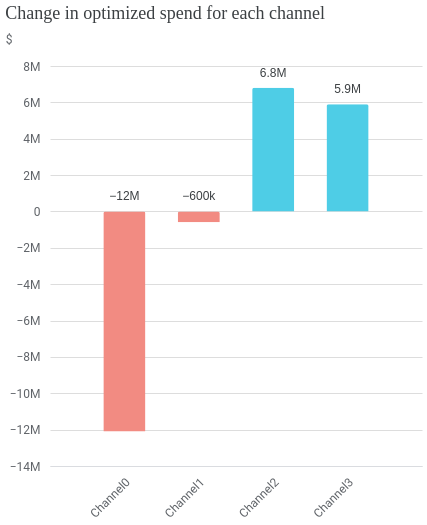

Notebook cell for this chart:
### Code cell
optimization_results.plot_spend_delta()

### Figure 1 — Vega-Lite specification as saved in the notebook (floating-point values rounded to 4 significant figures)
{"config": {"view": {"continuousWidth": 300, "continuousHeight": 300, "stroke": null}, "axis": {"labelColor": "#5F6368", "labelFont": "Roboto", "labelFontSize": 12, "titleColor": "#5F6368", "titleFont": "Roboto", "titleFontSize": 12, "titleFontWeight": "normal"}}, "layer": [{"mark": {"type": "bar", "cornerRadiusEnd": 2, "size": 42, "tooltip": true}, "encoding": {"color": {"condition": {"test": "(datum.spend > 0)", "value": "#4ECDE6"}, "value": "#F28B82"}, "x": {"axis": {"domainColor": "#DADCE0", "labelAngle": -45, "labelPadding": 10, "ticks": false, "title": null}, "field": "channel", "scale": {"padding": 42}, "sort": null, "type": "nominal"}, "y": {"axis": {"domain": false, "domainColor": "#DADCE0", "labelExpr": "replace(format(datum.value, '.3~s'), 'G', 'B')", "labelPadding": 10, "ticks": false, "title": "$", "titleAlign": "left", "titleAngle": 0, "titleY": -20}, "field": "spend", "type": "quantitative"}}, "transform": [{"calculate": "replace(format(datum.spend, '.2~s'), 'G', 'B')", "as": "text_value"}, {"calculate": "datum.spend < 0 ? 0 : datum.spend", "as": "text_y"}]}, {"mark": {"type": "text", "baseline": "top", "color": "#3C4043", "dy": -20, "fontSize": 12}, "encoding": {"text": {"field": "text_value", "type": "nominal"}, "x": {"axis": {"domainColor": "#DADCE0", "labelAngle": -45, "labelPadding": 10, "ticks": false, "title": null}, "field": "channel", "scale": {"padding": 42}, "sort": null, "type": "nominal"}, "y": {"field": "text_y", "type": "quantitative"}}, "transform": [{"calculate": "replace(format(datum.spend, '.2~s'), 'G', 'B')", "as": "text_value"}, {"calculate": "datum.spend < 0 ? 0 : datum.spend", "as": "text_y"}]}], "data": {"name": "data-ba129ea520b248ff77d539534e0bce2c"}, "height": 400, "title": {"text": "Change in optimized spend for each channel", "anchor": "start", "color": "#3C4043", "font": "Google Sans Display", "fontSize": 18, "fontWeight": "normal", "offset": 10}, "width": 372, "$schema": "https://vega.github.io/schema/vega-lite/v5.20.1.json", "datasets": {"data-ba129ea520b248ff77d539534e0bce2c": [{"channel": "Channel0", "spend": -12100000}, {"channel": "Channel1", "spend": -600000}, {"channel": "Channel2", "spend": 6800000}, {"channel": "Channel3", "spend": 5900000}]}}
